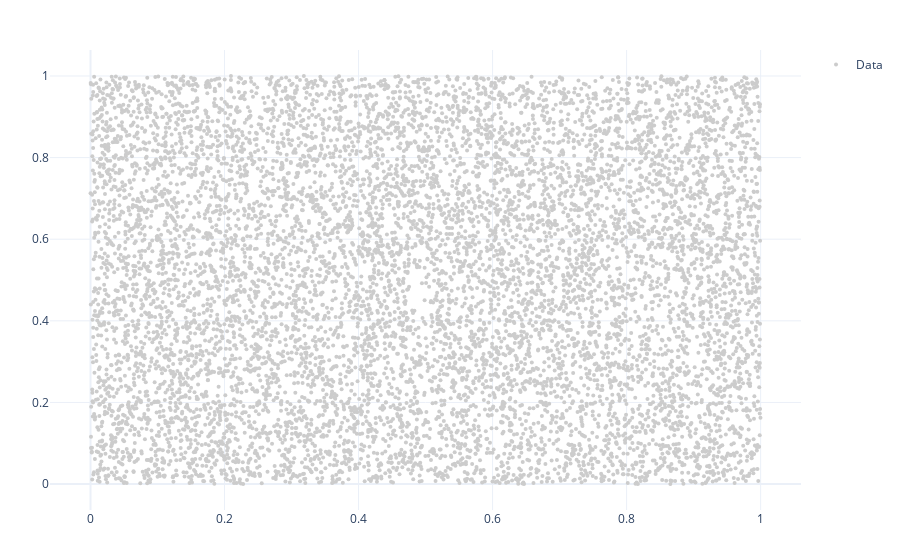

Notebook cell for this chart:
### Code cell
fig = create_plot()
plot_points(fig, points=vectors, color='#CCCCCC', label="Data")
fig

### Figure 1 — Plotly figure (JSON) as saved in the notebook; plotly's stock layout.template omitted (floating-point values rounded to 4 significant figures; data arrays with more than 128 entries replaced by an {"elided": "..."} marker saying what was removed)
{"data": [{"marker": {"color": "#CCCCCC", "size": 4, "symbol": "circle"}, "mode": "markers", "name": "Data", "showlegend": true, "type": "scatter", "x": {"elided": "10000 float values"}, "y": {"elided": "10000 float values"}}], "layout": {"margin": {"b": 50, "l": 50, "r": 50, "t": 50}}}
